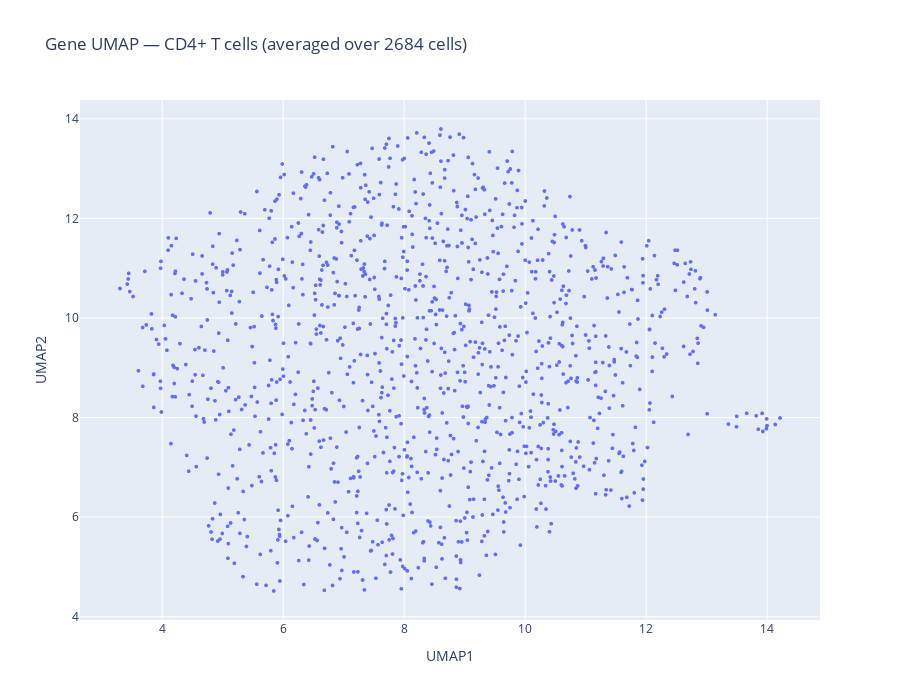

Notebook code cell kept with this figure:
### Code cell
# Interactive plotly version with gene hover labels
ct_umap_df = pd.DataFrame(
    ct_gene_adata.obsm["X_umap"], columns=["UMAP1", "UMAP2"]
)
ct_umap_df["gene"] = genes_in_vocab

fig = px.scatter(
    ct_umap_df, x="UMAP1", y="UMAP2",
    hover_name="gene",
    title=f"Gene UMAP — {selected_celltype} (averaged over {(celltypes == selected_celltype).sum()} cells)",
    width=900, height=700,
)
fig.update_traces(marker_size=4)
fig.show()

### Figure 1 — Plotly figure (JSON) as saved in the notebook; plotly's stock layout.template omitted (floating-point values rounded to 4 significant figures; data arrays with more than 128 entries replaced by an {"elided": "..."} marker saying what was removed)
{"data": [{"hovertemplate": "<b>%{hovertext}</b><br><br>UMAP1=%{x}<br>UMAP2=%{y}<extra></extra>", "hovertext": {"elided": "1173 str values"}, "legendgroup": "", "marker": {"color": "#636efa", "size": 4, "symbol": "circle"}, "mode": "markers", "name": "", "showlegend": false, "type": "scattergl", "x": {"elided": "1173 float values"}, "xaxis": "x", "y": {"elided": "1173 float values"}, "yaxis": "y"}], "layout": {"height": 700, "legend": {"tracegroupgap": 0}, "title": {"text": "Gene UMAP — CD4+ T cells (averaged over 2684 cells)"}, "width": 900, "xaxis": {"anchor": "y", "domain": [0, 1], "title": {"text": "UMAP1"}}, "yaxis": {"anchor": "x", "domain": [0, 1], "title": {"text": "UMAP2"}}}}
